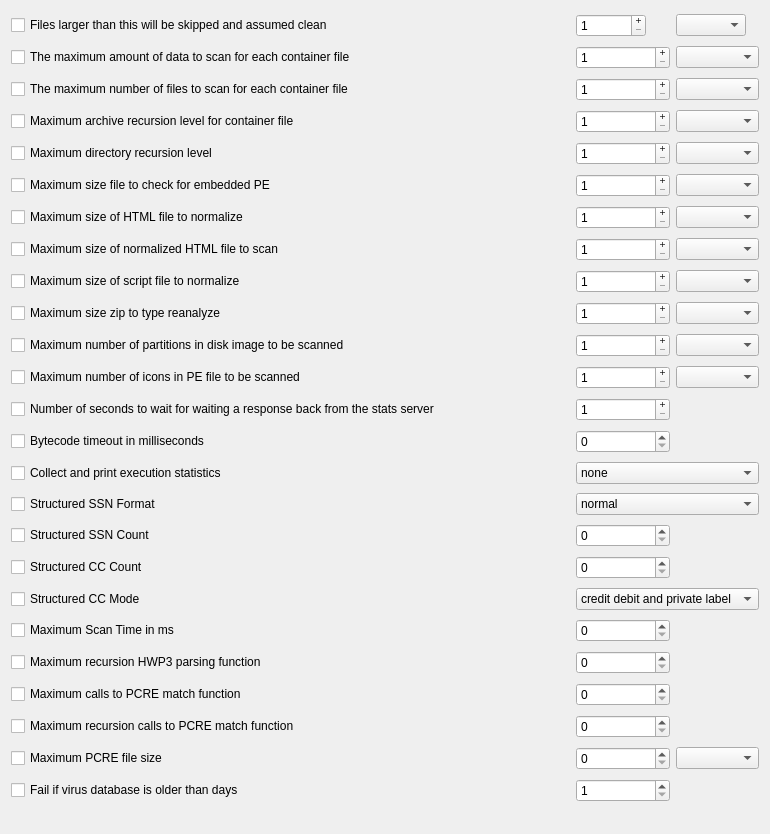
         <widget class="QWidget" name="scrollAreaWidgetContents">
          <property name="geometry">
           <rect>
            <x>0</x>
            <y>0</y>
            <width>770</width>
            <height>834</height>
           </rect>
          </property>
          <layout class="QGridLayout" name="gridLayout_8">
           <item row="22" column="0">
            <widget class="QCheckBox" name="pwMaxRecursionCallsPCREMatchFunctionCheckBox">
             <property name="text">
              <string>Maximum recursion calls to PCRE match function</string>
             </property>
            </widget>
           </item>
           <item row="19" column="0">
            <widget class="QCheckBox" name="pwMaxScanTimeCheckBox">
             <property name="text">
              <string>Maximum Scan Time in ms</string>
             </property>
            </widget>
           </item>
           <item row="16" column="0">
            <widget class="QCheckBox" name="pwStructuredSSNCountCheckBox">
             <property name="text">
              <string>Structured SSN Count</string>
             </property>
            </widget>
           </item>
           <item row="1" column="1">
            <widget class="QSpinBox" name="pwmaxAmountForContainerSpinBox">
             <property name="minimumSize">
              <size>
               <width>0</width>
               <height>0</height>
              </size>
             </property>
             <property name="maximumSize">
              <size>
               <width>16777215</width>
               <height>16777215</height>
              </size>
             </property>
             <property name="buttonSymbols">
              <enum>QAbstractSpinBox::PlusMinus</enum>
             </property>
             <property name="minimum">
              <number>1</number>
             </property>
             <property name="maximum">
              <number>999</number>
             </property>
            </widget>
           </item>
           <item row="22" column="1">
            <widget class="QSpinBox" name="pwMaxRecursionCallsPCREMatchFunctionCpinBox"/>
           </item>
           <item row="1" column="0">
            <widget class="QCheckBox" name="pwmaxAmountForContainerCheckBox">
             <property name="text">
              <string>The maximum amount of data to scan for each container file</string>
             </property>
            </widget>
           </item>
           <item row="9" column="1">
            <widget class="QSpinBox" name="pwmaxSizeZipToTypeReanalzeSpinBox">
             <property name="buttonSymbols">
              <enum>QAbstractSpinBox::PlusMinus</enum>
             </property>
             <property name="minimum">
              <number>1</number>
             </property>
             <property name="maximum">
              <number>999</number>
             </property>
            </widget>
           </item>
           <item row="20" column="1">
            <widget class="QSpinBox" name="pwMaxRecursionHWP3SpinBox">
             <property name="maximum">
              <number>999</number>
             </property>
            </widget>
           </item>
           <item row="18" column="1" colspan="2">
            <widget class="QComboBox" name="pwStructuredCCModeComboBox">
             <item>
              <property name="text">
               <string>credit debit and private label</string>
              </property>
             </item>
             <item>
              <property name="text">
               <string>credit cards only</string>
              </property>
             </item>
            </widget>
           </item>
           <item row="14" column="1" colspan="2">
            <widget class="QComboBox" name="pwExecutionStatisticsComboBox">
             <item>
              <property name="text">
               <string>none</string>
              </property>
             </item>
             <item>
              <property name="text">
               <string>bytecode</string>
              </property>
             </item>
             <item>
              <property name="text">
               <string>pcre</string>
              </property>
             </item>
            </widget>
           </item>
           <item row="17" column="1">
            <widget class="QSpinBox" name="pwStructuredCCCountSpinBox">
             <property name="maximum">
              <number>999</number>
             </property>
            </widget>
           </item>
           <item row="5" column="2">
            <widget class="QComboBox" name="pwmaxSizeFileForPEComboBox">
             <item>
              <property name="text">
               <string/>
              </property>
             </item>
             <item>
              <property name="text">
               <string>K</string>
              </property>
             </item>
             <item>
              <property name="text">
               <string>M</string>
              </property>
             </item>
            </widget>
           </item>
           <item row="2" column="2">
            <widget class="QComboBox" name="pwmaxNumberForContainerComboBox">
             <item>
              <property name="text">
               <string/>
              </property>
             </item>
             <item>
              <property name="text">
               <string>K</string>
              </property>
             </item>
             <item>
              <property name="text">
               <string>M</string>
              </property>
             </item>
            </widget>
           </item>
           <item row="19" column="1">
            <widget class="QSpinBox" name="pwMaxScanTimeSpinBox">
             <property name="maximum">
              <number>999</number>
             </property>
            </widget>
           </item>
           <item row="4" column="2">
            <widget class="QComboBox" name="pwmaxDirRecursionLevelComboBox">
             <item>
              <property name="text">
               <string/>
              </property>
             </item>
             <item>
              <property name="text">
               <string>K</string>
              </property>
             </item>
             <item>
              <property name="text">
               <string>M</string>
              </property>
             </item>
            </widget>
           </item>
           <item row="23" column="0">
            <widget class="QCheckBox" name="pwMaxPCREFileSizeCheckBox">
             <property name="text">
              <string>Maximum PCRE file size</string>
             </property>
            </widget>
           </item>
           <item row="9" column="0">
            <widget class="QCheckBox" name="pwmaxSizeZipToTypeReanalzeCheckBox">
             <property name="text">
              <string>Maximum size zip to type reanalyze</string>
             </property>
            </widget>
           </item>
           <item row="2" column="0">
            <widget class="QCheckBox" name="pwmaxNumberForContainerCheckBox">
             <property name="text">
              <string>The maximum number of files to scan for each container file</string>
             </property>
            </widget>
           </item>
           <item row="23" column="2">
            <widget class="QComboBox" name="pwMaxPCREFileSizeComboBox">
             <item>
              <property name="text">
               <string/>
              </property>
             </item>
             <item>
              <property name="text">
               <string>K</string>
              </property>
             </item>
             <item>
              <property name="text">
               <string>M</string>
              </property>
             </item>
            </widget>
           </item>
           <item row="10" column="0">
            <widget class="QCheckBox" name="pwmaxNumberOfPartitionsInDiskImageCheckBox">
             <property name="text">
              <string>Maximum number of partitions in disk image to be scanned</string>
             </property>
            </widget>
           </item>
           <item row="11" column="0">
            <widget class="QCheckBox" name="pwmaxNumberOfIconsInPEFileCheckBox">
             <property name="text">
              <string>Maximum number of icons in PE file to be scanned</string>
             </property>
            </widget>
           </item>
           <item row="11" column="2">
            <widget class="QComboBox" name="pwmaxNumberOfIconsInPEFileComboBox">
             <item>
              <property name="text">
               <string/>
              </property>
             </item>
             <item>
              <property name="text">
               <string>K</string>
              </property>
             </item>
             <item>
              <property name="text">
               <string>M</string>
              </property>
             </item>
            </widget>
           </item>
           <item row="3" column="2">
            <widget class="QComboBox" name="pwmaxArchiveRecursionForContainerComboBox">
             <item>
              <property name="text">
               <string/>
              </property>
             </item>
             <item>
              <property name="text">
               <string>K</string>
              </property>
             </item>
             <item>
              <property name="text">
               <string>M</string>
              </property>
             </item>
            </widget>
           </item>
           <item row="7" column="1">
            <widget class="QSpinBox" name="pwmaxSizeOfNormalizedHTMLFileSpinBox">
             <property name="buttonSymbols">
              <enum>QAbstractSpinBox::PlusMinus</enum>
             </property>
             <property name="minimum">
              <number>1</number>
             </property>
             <property name="maximum">
              <number>999</number>
             </property>
            </widget>
           </item>
           <item row="15" column="1" colspan="2">
            <widget class="QComboBox" name="pwStructuredSSNFormatComboBox">
             <item>
              <property name="text">
               <string>normal</string>
              </property>
             </item>
             <item>
              <property name="text">
               <string>stripped</string>
              </property>
             </item>
             <item>
              <property name="text">
               <string>both</string>
              </property>
             </item>
            </widget>
           </item>
           <item row="18" column="0">
            <widget class="QCheckBox" name="pwStructuredCCModeCheckBox">
             <property name="text">
              <string>Structured CC Mode</string>
             </property>
            </widget>
           </item>
           <item row="8" column="2">
            <widget class="QComboBox" name="pwmaxSizeOfScriptFileToNormalizeComboBox">
             <item>
              <property name="text">
               <string/>
              </property>
             </item>
             <item>
              <property name="text">
               <string>K</string>
              </property>
             </item>
             <item>
              <property name="text">
               <string>M</string>
              </property>
             </item>
            </widget>
           </item>
           <item row="14" column="0">
            <widget class="QCheckBox" name="pwExecutionStatisticsCheckBox">
             <property name="text">
              <string>Collect and print execution statistics</string>
             </property>
            </widget>
           </item>
           <item row="10" column="2">
            <widget class="QComboBox" name="pwmaxNumberOfPartitionsInDiskImageComboBox">
             <item>
              <property name="text">
               <string/>
              </property>
             </item>
             <item>
              <property name="text">
               <string>K</string>
              </property>
             </item>
             <item>
              <property name="text">
               <string>M</string>
              </property>
             </item>
            </widget>
           </item>
           <item row="7" column="0">
            <widget class="QCheckBox" name="pwmaxSizeOfNormalizedHTMLFileCheckBox">
             <property name="text">
              <string>Maximum size of normalized HTML file to scan</string>
             </property>
            </widget>
           </item>
           <item row="6" column="2">
            <widget class="QComboBox" name="pwmaxSizeHTMLFileToNormalizeComboBox">
             <item>
              <property name="text">
               <string/>
              </property>
             </item>
             <item>
              <property name="text">
               <string>K</string>
              </property>
             </item>
             <item>
              <property name="text">
               <string>M</string>
              </property>
             </item>
            </widget>
           </item>
           <item row="6" column="0">
            <widget class="QCheckBox" name="pwmaxSizeHTMLFileToNormalizeCheckBox">
             <property name="text">
              <string>Maximum size of HTML file to normalize</string>
             </property>
            </widget>
           </item>
           <item row="23" column="1">
            <widget class="QSpinBox" name="pwMaxPCREFileSizeSpinBox"/>
           </item>
           <item row="21" column="1">
            <widget class="QSpinBox" name="pwMaxCallsPCREMatchFunctionSpinBox"/>
           </item>
           <item row="9" column="2">
            <widget class="QComboBox" name="pwmaxSizeZipToTypeReanalzeComboBox">
             <item>
              <property name="text">
               <string/>
              </property>
             </item>
             <item>
              <property name="text">
               <string>K</string>
              </property>
             </item>
             <item>
              <property name="text">
               <string>M</string>
              </property>
             </item>
            </widget>
           </item>
           <item row="0" column="2">
            <widget class="QComboBox" name="pwfilesLargerThanThisComboBox">
             <property name="sizePolicy">
              <sizepolicy hsizetype="Fixed" vsizetype="Fixed">
               <horstretch>0</horstretch>
               <verstretch>0</verstretch>
              </sizepolicy>
             </property>
             <property name="minimumSize">
              <size>
               <width>70</width>
               <height>0</height>
              </size>
             </property>
             <property name="maximumSize">
              <size>
               <width>70</width>
               <height>16777215</height>
              </size>
             </property>
             <item>
              <property name="text">
               <string/>
              </property>
             </item>
             <item>
              <property name="text">
               <string>K</string>
              </property>
             </item>
             <item>
              <property name="text">
               <string>M</string>
              </property>
             </item>
             <item>
              <property name="text">
               <string>G</string>
              </property>
             </item>
            </widget>
           </item>
           <item row="16" column="1">
            <widget class="QSpinBox" name="pwStructuredSSNCountSpinBox">
             <property name="maximum">
              <number>999</number>
             </property>
            </widget>
           </item>
           <item row="12" column="0">
            <widget class="QCheckBox" name="pwnumberOfSecondsToWaitForResponseCheckBox">
             <property name="text">
              <string>Number of seconds to wait for waiting a response back from the stats server</string>
             </property>
            </widget>
           </item>
           <item row="1" column="2">
            <widget class="QComboBox" name="pwmaxAmountForContainerComboBox">
             <item>
              <property name="text">
               <string/>
              </property>
             </item>
             <item>
              <property name="text">
               <string>K</string>
              </property>
             </item>
             <item>
              <property name="text">
               <string>M</string>
              </property>
             </item>
            </widget>
           </item>
           <item row="4" column="1">
            <widget class="QSpinBox" name="pwmaxDirRecursionLevelSpinBox">
             <property name="buttonSymbols">
              <enum>QAbstractSpinBox::PlusMinus</enum>
             </property>
             <property name="minimum">
              <number>1</number>
             </property>
             <property name="maximum">
              <number>999</number>
             </property>
            </widget>
           </item>
           <item row="10" column="1">
            <widget class="QSpinBox" name="pwmaxNumberOfPartitionsInDiskImageSpinBox">
             <property name="buttonSymbols">
              <enum>QAbstractSpinBox::PlusMinus</enum>
             </property>
             <property name="minimum">
              <number>1</number>
             </property>
             <property name="maximum">
              <number>999</number>
             </property>
            </widget>
           </item>
           <item row="3" column="0">
            <widget class="QCheckBox" name="pwmaxArchiveRecursionForContainerCheckBox">
             <property name="text">
              <string>Maximum archive recursion level for container file</string>
             </property>
            </widget>
           </item>
           <item row="12" column="1">
            <widget class="QSpinBox" name="pwnumberOfSecondsToWaitForResponseSpinBox">
             <property name="buttonSymbols">
              <enum>QAbstractSpinBox::PlusMinus</enum>
             </property>
             <property name="minimum">
              <number>1</number>
             </property>
             <property name="maximum">
              <number>999</number>
             </property>
            </widget>
           </item>
           <item row="20" column="0">
            <widget class="QCheckBox" name="pwMaxRecursionHWP3CheckBox">
             <property name="text">
              <string>Maximum recursion HWP3 parsing function</string>
             </property>
            </widget>
           </item>
           <item row="21" column="0">
            <widget class="QCheckBox" name="pwMaxCallsPCREMatchFunctionCheckBox">
             <property name="text">
              <string>Maximum calls to PCRE match function</string>
             </property>
            </widget>
           </item>
           <item row="0" column="0">
            <widget class="QCheckBox" name="pwfilesLargerThanThisCheckBox">
             <property name="text">
              <string>Files larger than this will be skipped and assumed clean</string>
             </property>
            </widget>
           </item>
           <item row="8" column="0">
            <widget class="QCheckBox" name="pwmaxSizeOfScriptFileToNormalizeCheckBox">
             <property name="text">
              <string>Maximum size of script file to normalize</string>
             </property>
            </widget>
           </item>
           <item row="6" column="1">
            <widget class="QSpinBox" name="pwmaxSizeHTMLFileToNormalizeSpinBox">
             <property name="buttonSymbols">
              <enum>QAbstractSpinBox::PlusMinus</enum>
             </property>
             <property name="minimum">
              <number>1</number>
             </property>
             <property name="maximum">
              <number>999</number>
             </property>
            </widget>
           </item>
           <item row="5" column="1">
            <widget class="QSpinBox" name="pwmaxSizeFileForPESpinBox">
             <property name="buttonSymbols">
              <enum>QAbstractSpinBox::PlusMinus</enum>
             </property>
             <property name="minimum">
              <number>1</number>
             </property>
             <property name="maximum">
              <number>999</number>
             </property>
            </widget>
           </item>
           <item row="8" column="1">
            <widget class="QSpinBox" name="pwmaxSizeOfScriptFileToNormalizeSpinBox">
             <property name="buttonSymbols">
              <enum>QAbstractSpinBox::PlusMinus</enum>
             </property>
             <property name="minimum">
              <number>1</number>
             </property>
             <property name="maximum">
              <number>999</number>
             </property>
            </widget>
           </item>
           <item row="4" column="0">
            <widget class="QCheckBox" name="pwmaxDirRecursionLevelCheckBox">
             <property name="text">
              <string>Maximum directory recursion level</string>
             </property>
            </widget>
           </item>
           <item row="15" column="0">
            <widget class="QCheckBox" name="pwstructuredSSNFormatCheckBox">
             <property name="text">
              <string>Structured SSN Format</string>
             </property>
            </widget>
           </item>
           <item row="13" column="1">
            <widget class="QSpinBox" name="pwBytecodeTimeoutSpinBox">
             <property name="maximum">
              <number>999</number>
             </property>
            </widget>
           </item>
           <item row="2" column="1">
            <widget class="QSpinBox" name="pwmaxNumberForContainerSpinBox">
             <property name="buttonSymbols">
              <enum>QAbstractSpinBox::PlusMinus</enum>
             </property>
             <property name="minimum">
              <number>1</number>
             </property>
             <property name="maximum">
              <number>999</number>
             </property>
            </widget>
           </item>
           <item row="3" column="1">
            <widget class="QSpinBox" name="pwmaxArchiveRecursionForContainerSpinBox">
             <property name="buttonSymbols">
              <enum>QAbstractSpinBox::PlusMinus</enum>
             </property>
             <property name="minimum">
              <number>1</number>
             </property>
             <property name="maximum">
              <number>999</number>
             </property>
            </widget>
           </item>
           <item row="7" column="2">
            <widget class="QComboBox" name="pwmaxSizeOfNormalizedHTMLFileComboBox">
             <item>
              <property name="text">
               <string/>
              </property>
             </item>
             <item>
              <property name="text">
               <string>K</string>
              </property>
             </item>
             <item>
              <property name="text">
               <string>M</string>
              </property>
             </item>
            </widget>
           </item>
           <item row="13" column="0">
            <widget class="QCheckBox" name="pwBytecodeTimeoutCheckBox">
             <property name="text">
              <string>Bytecode timeout in milliseconds</string>
             </property>
            </widget>
           </item>
           <item row="17" column="0">
            <widget class="QCheckBox" name="pwStructuredCCCountCheckBox">
             <property name="text">
              <string>Structured CC Count</string>
             </property>
            </widget>
           </item>
           <item row="11" column="1">
            <widget class="QSpinBox" name="pwmaxNumberOfIconsInPEFileSpinBox">
             <property name="buttonSymbols">
              <enum>QAbstractSpinBox::PlusMinus</enum>
             </property>
             <property name="minimum">
              <number>1</number>
             </property>
             <property name="maximum">
              <number>999</number>
             </property>
            </widget>
           </item>
           <item row="5" column="0">
            <widget class="QCheckBox" name="pwmaxSizeFileForPECheckBox">
             <property name="text">
              <string>Maximum size file to check for embedded PE</string>
             </property>
            </widget>
           </item>
           <item row="0" column="1">
            <widget class="QSpinBox" name="pwfilesLargerThanThisSpinBox">
             <property name="sizePolicy">
              <sizepolicy hsizetype="Fixed" vsizetype="Fixed">
               <horstretch>0</horstretch>
               <verstretch>0</verstretch>
              </sizepolicy>
             </property>
             <property name="minimumSize">
              <size>
               <width>70</width>
               <height>0</height>
              </size>
             </property>
             <property name="maximumSize">
              <size>
               <width>16777215</width>
               <height>70</height>
              </size>
             </property>
             <property name="buttonSymbols">
              <enum>QAbstractSpinBox::PlusMinus</enum>
             </property>
             <property name="minimum">
              <number>1</number>
             </property>
             <property name="maximum">
              <number>999</number>
             </property>
            </widget>
           </item>
           <item row="24" column="0">
            <widget class="QCheckBox" name="pwdatabaseOutdatedCheckbox">
             <property name="text">
              <string>Fail if virus database is older than days</string>
             </property>
            </widget>
           </item>
           <item row="24" column="1">
            <widget class="QSpinBox" name="pwdatabaseOutdatedSpinBox">
             <property name="minimum">
              <number>1</number>
             </property>
            </widget>
           </item>
          </layout>
         </widget>
